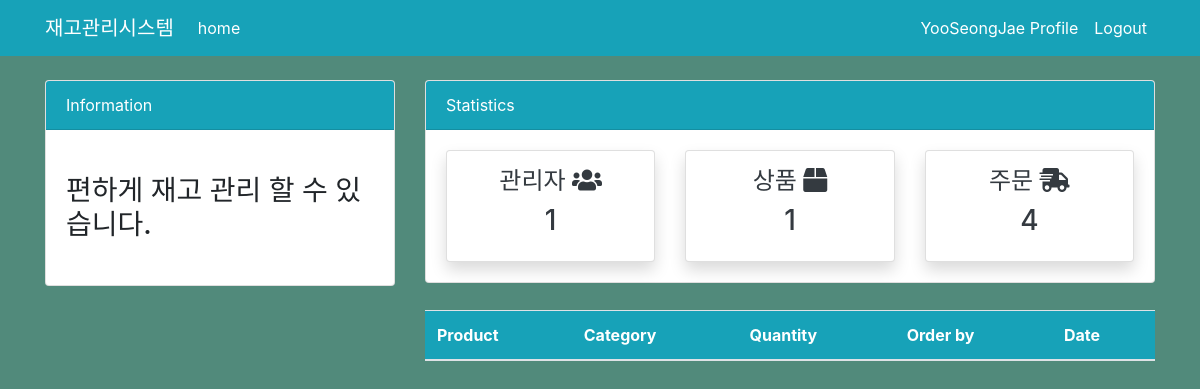
Page /order/ (signed in) on the earlier database version.
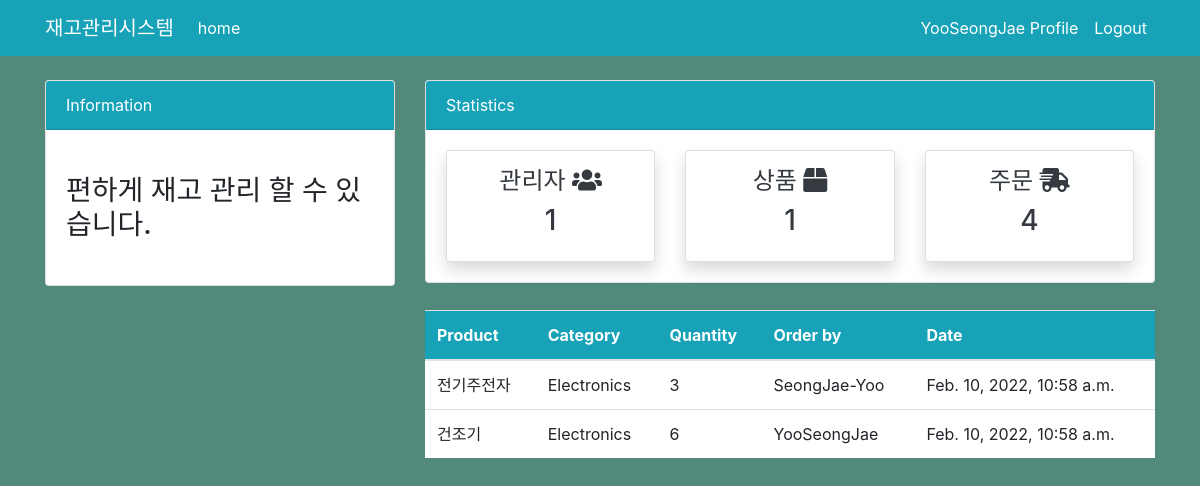
Same page on the later database version.
### dashboard/models.py (models this page shows, shortened)
class Order(models.Model):
    product = models.ForeignKey(Product, on_delete=models.CASCADE, null=True)
    staff = models.ForeignKey(User,models.CASCADE, null=True)
    order_quantity = models.PositiveIntegerField(null=True )
    date = models.DateTimeField(auto_now_add=True)
    class Meta:
        verbose_name_plural = 'Order'

class Product(models.Model):
    name = models.CharField(max_length=100, null=True)
    category = models.CharField(max_length=20, choices=CATEGORY, null=True)
    quantity = models.PositiveIntegerField(null=True)
    class Meta:
        verbose_name_plural = 'Product'
    def __str__(self):   # Product 제품 이름 보이게 설정
        return f'{self.name}'

### dashboard/views.py (the view)
# urls.py: path('order/',views.order, name='dashboard-order'),
@login_required
def order(request):
    orders = Order.objects.all()
    context={
        'orders':orders,
    }
    return render(request, 'dashboard/order.html',context)

### templates/dashboard/order.html (shortened to what this page needs)
{% extends 'partials/base.html' %}
{% block content %}
{% include 'partials/topnav.html' %}
<div class="container">
    <div class="row my-4">
        <div class="col-md-4"></div>
        <div class="col-md-8">
            <table class="table bg-white">
                <thead class="bg-info">
                    <tr class="text-white">
                        <th scope="col">Product</th>
                        <th scope="col">Category</th>
                        <th scope="col">Quantity</th>
                        <th scope="col">Order by</th>
                        <th scope="col">Date</th>
                    </tr>
                </thead>
                <tbody>
                    {% for order in orders %}
                    <tr>
                        <td>{{ order.product}}</td>
                        <td>{{ order.product.category}}</td>
                        <td>{{ order.order_quantity}}</td>
                        <td>{{ order.staff.username}}</td>
                        <td>{{ order.date}}</td>
                    </tr>
                    {% endfor %}
                </tbody>
            </table>
        </div>
    </div>
</div>
{% endblock %}

Differences in the rows shown:
added Order: product "전기주전자", product.category "Electronics", order_quantity "3", staff.username "SeongJae-Yoo", date "Feb. 10, 2022, 10:58 a.m."
added Order: product "건조기", product.category "Electronics", order_quantity "6", staff.username "YooSeongJae", date "Feb. 10, 2022, 10:58 a.m."
